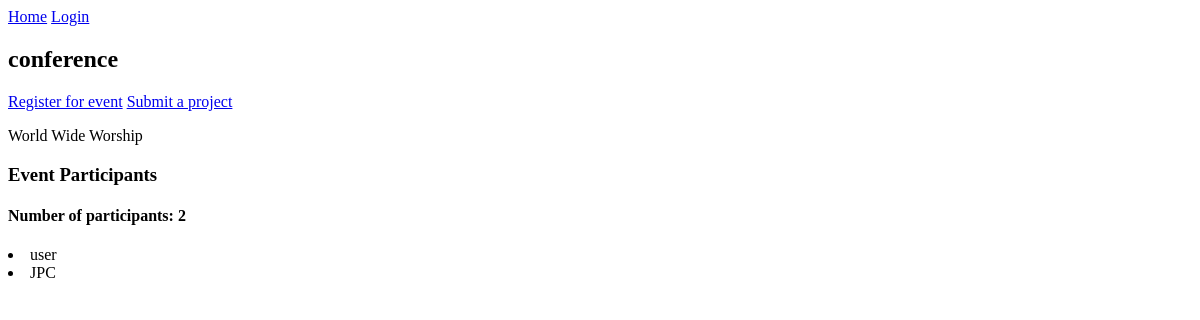
Page /event/1/ on the earlier database version.
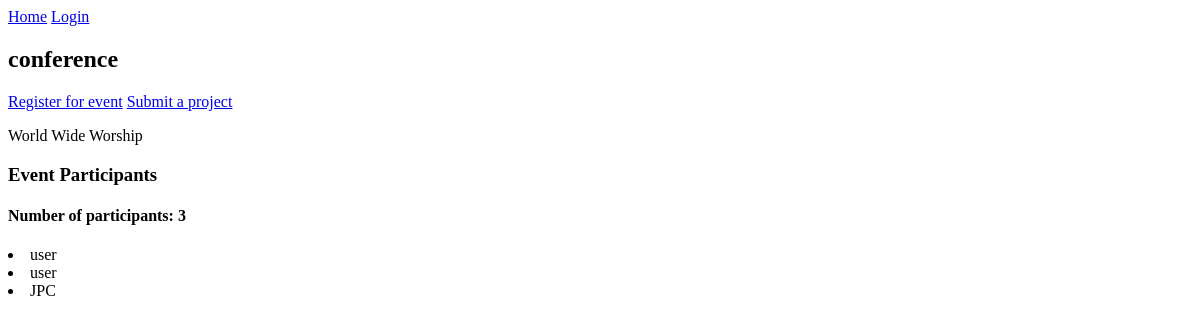
Same page on the later database version.
### core/models.py (models this page shows, shortened)
class Event(models.Model):
    name = models.CharField(max_length=200)
    description = models.TextField( null=True, blank=True)
    participants = models.ManyToManyField(User, blank=True, related_name='events')
    date = models.DateTimeField()
    updated = models.DateTimeField(auto_now=True)
    created = models.DateTimeField(auto_now_add=True)

### users/models.py (models this page shows)
class User(AbstractUser):
    username = models.CharField(max_length=100, null=True, blank=True)
    name = models.CharField(max_length=100)
    email = models.EmailField(unique=True)
    bio = models.TextField(null= True, blank=True)
    hackthon_participant = models.BooleanField(default=True, null=False)
    USERNAME_FIELD = 'email' #makes username exempted
    REQUIRED_FIELDS = ['username']    #a must use when you use USERNAME_FIELD
    def __str__(self):
        return self.name

### core/views.py (the view, shortened to what this page needs)
# urls.py: path('event/<int:pk>/', EventView.as_view(), name='event'),
class EventView(View):
    def get(self, request, pk):
        try:
            event = Event.objects.get(pk=pk)
            user = request.user
        except Event.DoesNotExist:
            messages.warning(request, "event not found")
            return redirect(request.META.get("HTTP_REFERER", '/'))
        context = {
            'event':event,
        }
        return render(request, 'core/event.html', context)

### templates/core/event.html (shortened to what this page needs)
{% extends 'base.html' %}
{% block content %}
<h2>{{event.name}}</h3>
{% if user not in event.participants.all %}
<a href="{% url 'confirm-event' event.id %}">Register for event</a>
{% else %}
<form  method="POST">
    {% csrf_token %}
    <input type="submit" value="Cancel registration">
</form>
{% endif %}
<a href="{% url 'project-submission' event.id %}">Submit a project</a>
<p>{{event.description}}</p>
<div>
    <h3>Event Participants</h3>
        <h4>Number of participants: {{event.participants.all.count}}</h4>
    {% for p in event.participants.all %}
    <li>{{p}}</li>
    {% endfor %}
</div>
{% endblock content %}

Differences in the rows shown:
computed for Event "conference": participants.all.count "2" → "3"
now on this page (row edited): User: name "user"
